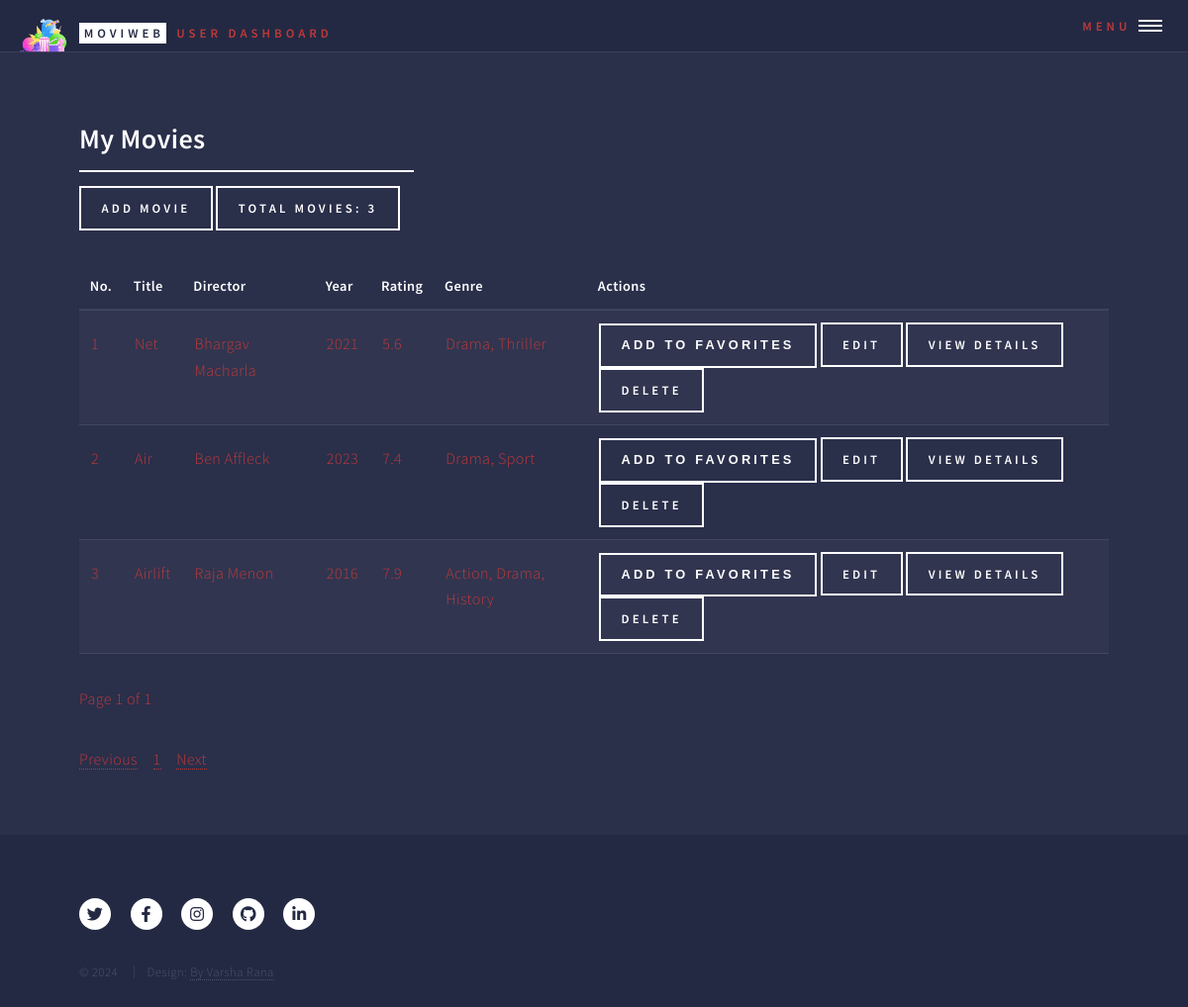
The page /user/my_movies (signed in) on the database its author committed.
### models.py (models this page shows)
class Movie(db.Model):
    __tablename__ = 'movie'
    id = db.Column(db.Integer, primary_key=True)
    title = db.Column(db.String(100), nullable=False)
    year = db.Column(db.Integer, nullable=False)
    rating = db.Column(db.Float, nullable=False)
    poster = db.Column(db.String(255))  # Optional field to store movie posters
    plot = db.Column(db.Text)  # Optional field to store the plot
    imdbID = db.Column(db.String(255), nullable=True)  # IMDb ID or link
    trailer = db.Column(db.String(255), nullable=True)  # New field to store YouTube trailer URL
    user_id = db.Column(db.Integer, db.ForeignKey('user.id'))
    admin_id = db.Column(db.Integer, db.ForeignKey('admin.id'))
    director_id = db.Column(db.Integer, db.ForeignKey('director.id'), nullable=False)  # Foreign key to Director
    genres = db.relationship('Genre', secondary=movie_genre, backref='movies')
    favorites = db.relationship('Favorite', back_populates='movie', lazy=True)  # Add this line

class Director(db.Model):
    __tablename__ = 'director'
    id = db.Column(db.Integer, primary_key=True)
    name = db.Column(db.String(100), nullable=False, unique=True)
    movies = db.relationship('Movie', backref='director', lazy=True)

class Genre(db.Model):
    __tablename__ = 'genre'
    id = db.Column(db.Integer, primary_key=True)
    name = db.Column(db.String(50), unique=True, nullable=False)

### blueprints/user.py (the view)
@user_bp.route('/my_movies')
def my_movies():
    if not user_logged_in():
        return handle_not_logged_in()  # Handle case where user is not logged in
    user = user_logged_in()
    if user is None:
        return handle_invalid_user()
    page = request.args.get('page', 1, type=int)
    per_page = 5  # Number of movies per page
    favorite_movie_ids = [f.movie_id for f in Favorite.query.filter_by(user_id=user.id).all()]
    movies_query = (
        Movie.query
        .filter(Movie.user_id == user.id)
        .filter(Movie.id.notin_(favorite_movie_ids))
    )
    num_movies = movies_query.count()
    movies = movies_query.paginate(page=page, per_page=per_page, error_out=False)
    return render_template('my_movies.html', num_movies=num_movies, movies=movies)

### blueprints/common_fun.py (called while the page is built)
def user_logged_in():
    user_id = session.get('user_id')
    if user_id:
        return User.query.get(user_id)  # This should return the User object or None
    return None

### templates/user/my_movies.html (shortened to what this page needs)
<!DOCTYPE HTML>
<html>
<head>
    <link rel="stylesheet" href="../../static/css/main.css"/>
</head>
<body class="is-preload">
<div id="wrapper">
    <header id="header" class="alt">
        {% include 'partials/user_header.html' %}
    </header>
    <div id="main">
        <section id="my-movies">
            <div class="inner">
                <header class="major">
                    <h2>My Movies</h2>
                    <a href="{{ url_for('user_bp.user_add_movie') }}" class="button">
                        Add Movie
                    </a>
                    <label class="button">Total Movies: {{ num_movies }}</label>
                </header>
                {% include 'partials/my_movies_content.html' %}
            </div>
        </section>
    </div>
    <footer id="footer">
        {% include 'partials/movie_web_app_footer.html' %}
    </footer>
</div>
</body>
</html>

### templates/partials/user_header.html
<a href="{{ url_for('user_bp.user_dashboard') }}" class="logo">
    <img src="../../static/images/logo.png" class="logo-image">
    <strong>MoviWeb</strong>
    <span>User Dashboard</span></a>
<nav>
    <a href="#menu">Menu</a>
</nav>

### templates/partials/my_movies_content.html (shortened to what this page needs)
<div id="my-movies-content">
    <table id="my-movies-table">
        <thead>
        <tr>
            <th>No.</th>
            <th>Title</th>
            <th>Director</th>
            <th>Year</th>
            <th>Rating</th>
            <th>Genre</th>
            <th>Actions</th>
        </tr>
        </thead>
        <tbody>
        {% set start_no = (movies.page - 1) * movies.per_page + 1 %}
        {% for movie in movies.items %}
        <tr>
            <td>{{ start_no + loop.index0 }}</td>
            <td>{{ movie.title }}</td>
            <td>{{ movie.director.name }}</td>
            <td>{{ movie.year }}</td>
            <td>{{ movie.rating }}</td>
            <td>
                {% for genre in movie.genres %}
                {{ genre.name }}{% if not loop.last %}, {% endif %}
                {% endfor %}
            </td>
            <td>
                <form action="{{ url_for('user_bp.add_to_favorites', movie_id=movie.id) }}" method="post"
                      style="display:inline;">
                    <button type="submit" class="button">Add to Favorites</button>
                </form>
                <a href="{{ url_for('user_bp.user_edit_movie', movie_id=movie.id) }}"
                   class="button">Edit</a>
                <a href="{{ url_for('user_bp.view_movie_details', movie_id=movie.id) }}" class="button">
                    View Details
                </a>
                <form action="{{ url_for('user_bp.delete_movie', movie_id=movie.id) }}" method="post"
                      onsubmit="return confirmDeletion()"
                      style="display:inline;">
                    <input type="submit" value="Delete" class="button"/>
                </form>
            </td>
        </tr>
        {% endfor %}
        </tbody>
    </table>
    <p>Page {{ movies.page }} of {{ movies.pages }}</p>
    <div id="pagination-container-my-movies">
        <nav aria-label="Page navigation">
            <ul class="pagination">
                {% if movies.has_prev %}
                <li class="page-item">
                    <a class="page-link"
                       href="{{ url_for('user_bp.my_movies', page=movies.prev_num) }}">Previous</a>
                </li>
                {% else %}
                <li class="page-item disabled">
                    <a class="page-link" href="#">Previous</a>
                </li>
                {% endif %}
                {% for page_num in movies.iter_pages() %}
                {% if page_num %}
                <li class="page-item {% if page_num == movies.page %}active{% endif %}">
                    <a class="page-link" href="{{ url_for('user_bp.my_movies', page=page_num) }}">{{ page_num }}</a>
                </li>
                {% else %}
                <li class="page-item disabled">
                    <a class="page-link" href="#">...</a>
                </li>
                {% endif %}
                {% endfor %}
                {% if movies.has_next %}
                <li class="page-item">
                    <a class="page-link"
                       href="{{ url_for('user_bp.my_movies', page=movies.next_num) }}">Next</a>
                </li>
                {% else %}
                <li class="page-item disabled">
                    <a class="page-link" href="#">Next</a>
                </li>
                {% endif %}
            </ul>
        </nav>
    </div>
</div>

### templates/partials/movie_web_app_footer.html (shortened to what this page needs)
<div class="inner">
    <ul class="icons">
        <li><a href="https://x.com/?lang=en" class="icon brands alt fa-twitter"></a></li>
        <li><a href="https://www.facebook.com/" class="icon brands alt fa-facebook-f"></a>
        </li>
        <li><a href="https://www.instagram.com/" class="icon brands alt fa-instagram"></a>
        </li>
        <li><a href="https://github.com/Vrana710" class="icon brands alt fa-github"></a></li>
        <li><a href="https://www.linkedin.com/in/varsha-rana/" class="icon brands alt fa-linkedin-in"></a></li>
    </ul>
    <ul class="copyright">
        <li>&copy; 2024</li>
        <li>Design: <a href="https://www.linkedin.com/in/varsha-rana/">By Varsha Rana</a></li>
    </ul>
</div>

### rows shown on the page
Movie: start_no+loop.index0 "1", title "Net", director.name "Bhargav Macharla", year "2021", rating "5.6"
Genre: name "Drama"
Genre: name "Thriller"
Movie: index0 "2", title "Air", director.name "Ben Affleck", year "2023", rating "7.4"
Genre: name "Sport"
Movie: index0 "3", title "Airlift", director.name "Raja Menon", year "2016", rating "7.9"
Genre: name "Action"
Genre: name "History"

### other values the page prints
{{ num_movies }} "3"
{{ movies.page }} "1"
{{ movies.pages }} "1"
{{ page_num }} "1"
